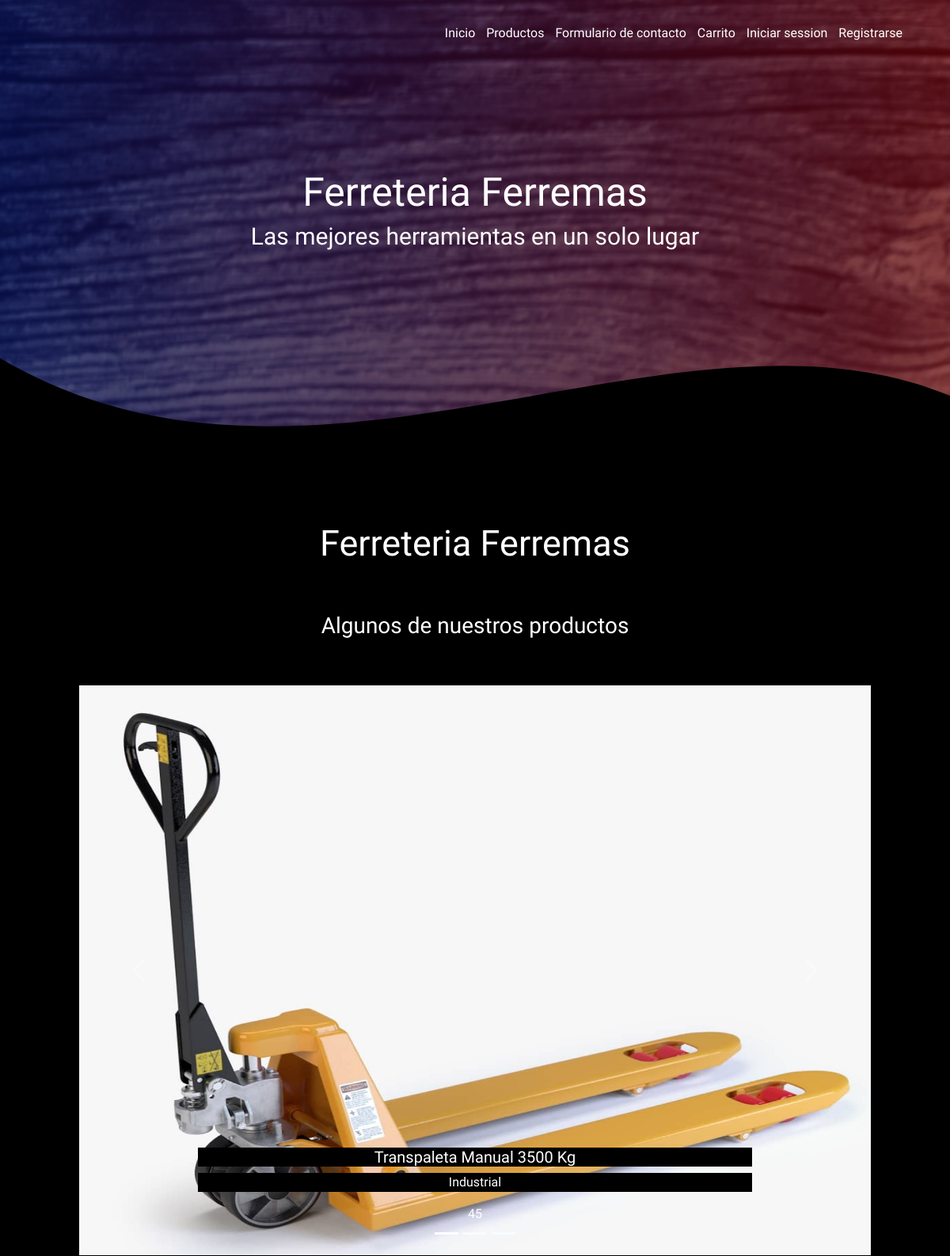
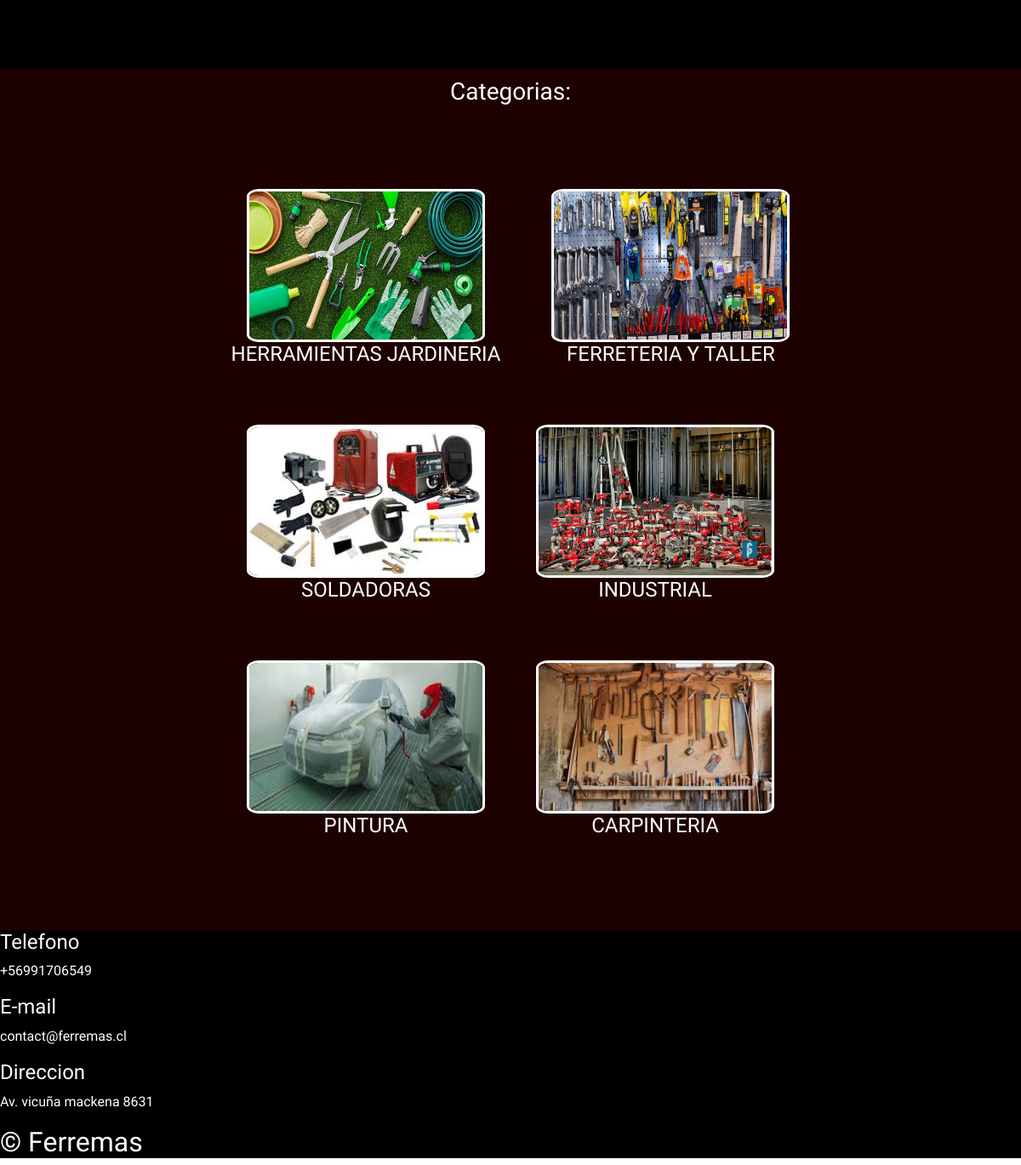
The page / on the database its author committed (2 pictures, top to bottom).
### webSBLS/models.py (models this page shows, shortened)
class Categoria(models.Model):
    nombre=models.CharField(primary_key=True,max_length=45)
    foto = models.ImageField(upload_to='fotos',null=True)

### webSBLS/views.py (the view)
# urls.py: path('', index,name='IND'),
def index(request):
    categorias = Categoria.objects.all()
    contexto={'categorias':categorias}
    trabajos=Trabajo.objects.filter(publicado=True).order_by("idTrabajo").reverse()[:2]
    contexto["trabajos"]=trabajos
    return render(request,"index.html",contexto)

### webSBLS/templates/index.html (shortened to what this page needs)
{% load static %}
<!DOCTYPE html>
<html lang="es">
  <head>
      {% block css %}
      <link rel="stylesheet" href="{% static 'css/estilos.css' %}">
      <link href="{% static 'css/bootstrap.min.css' %}" rel="stylesheet">
      {% endblock css %}
  </head>
  <body>
      <header>
          <nav>
            <a href="{% url 'IND' %}">Inicio</a>
            <a href="{% url 'GALE' %}">Productos</a>
            <a href="{% url 'CONTA' %}">Formulario de contacto</a>
            <a href="{% url 'CARR' %}">Carrito</a>
            {% if user.is_authenticated %}
            <a href="{% url 'ADMT' %}">Administracion</a>
            <a href="{% url 'CERR' %}">Cerrar session</a>
            <a href="">Bienvenido : {{user.first_name}} {{user.last_name}}</a>
            {% else %}
            <a href="{% url 'LOGIN' %}">Iniciar session</a>
            <a href="{% url 'REGCOL' %}">Registrarse</a>
            {% endif %}
          </nav>
          <section class="textos-header">
              <h1>Ferreteria Ferremas</h1>
              <h2>Las mejores herramientas en un solo lugar</h2>
          </section>
          <div class="ola" style="height: 150px; overflow: hidden;" ><svg viewBox="0 0 500 150" preserveAspectRatio="none" style="height: 100%; width: 100%;"><path d="M-1.41,0.52 C163.37,237.34 354.68,-94.22 500.00,49.98 L500.00,150.00 L0.00,150.00 Z" style="stroke: none; fill: #000000;"></path></svg></div>
      </header>
      <main>
          <section class="contenedor principal">
              <h2 class="titulo">Ferreteria Ferremas</h2>
              <h3 class="subtitulo">Algunos de nuestros productos</h3>
              <div style="top: 50px;" id="carouselExampleCaptions" class="carousel slide">
                <div class="carousel-indicators">
                  <button
                    type="button"
                    data-bs-target="#carouselExampleCaptions"
                    data-bs-slide-to="0"
                    class="active"
                    aria-current="true"
                    aria-label="Slide 1"
                  ></button>
                  <button
                    type="button"
                    data-bs-target="#carouselExampleCaptions"
                    data-bs-slide-to="1"
                    aria-label="Slide 2"
                  ></button>
                  <button
                    type="button"
                    data-bs-target="#carouselExampleCaptions"
                    data-bs-slide-to="2"
                    aria-label="Slide 3"
                  ></button>
                </div>
                <div class="carousel-inner">
                  <div class="carousel-item active">
                    <img src="{% static 'img/transpaleta.jpg' %}" style="height: 720px; width: 620px;" class="d-block w-100" alt="..." />
                    <div class="carousel-caption d-none d-md-block">
                      <h5 style="color: white; background-color: black;">Transpaleta Manual 3500 Kg</h5>
                      <p style="color: white; background-color: black;">
                          Industrial
                      </p>45
                    </div>
                  </div>
                </div>
                <button
                  class="carousel-control-prev"
                  type="button"
                  data-bs-target="#carouselExampleCaptions"
                  data-bs-slide="prev"
                >
                  <span class="carousel-control-prev-icon" aria-hidden="true"></span>
                </button>
                <button
                  class="carousel-control-next"
                  type="button"
                  data-bs-target="#carouselExampleCaptions"
                  data-bs-slide="next"
                >
                  <span class="carousel-control-next-icon" aria-hidden="true"></span>
                </button>
              </div>
          </section>
              <br>
              <br>
              <br>
          <section id="formulario" style="padding: 10px;align-items:  center;justify-content: center;flex-direction: column;text-align: center;color: #ffffff;background-color: rgb(29, 0, 0);">
              <h3>
                Categorias:
              </h3>
              <div class="contenedor" style="display: flex;justify-content: center;flex-wrap: wrap;">
                {% for item in categorias %}
                <article style="margin: 30px;">
                    <a href="{% url 'FIL_CAT' item.nombre %}">
                      <img src="{{item.foto.url}}" style="width: 280px;height: 180px;border: solid 3px rgb(255, 255, 255);border-radius: 5%;" alt="" />
                    </a>
                    <h4 >{{item.nombre}}</h4>
                </article>
                {% endfor %}
            </div>
          </section>
      </main>
      <footer>
          <div class="contenedor-footer">
              <div class="content-foot">
                  <h4>Telefono</h4>
                  <p>+56991706549</p>
              </div>
              <div class="content-foot">
                  <h4>E-mail</h4>
                  <p>contact@ferremas.cl</p>
              </div>
              <div class="content-foot">
                  <h4>Direccion
                  </h4>
                  <p>Av. vicuña mackena 8631</p>
              </div>
              <h2 class="titu-final">&copy; Ferremas </h2>
          </div>
      </footer>
  </body>
</html>

### webSBLS/static/css/estilos.css (style rules this page uses)
* { margin: 0; padding: 0; box-sizing: border-box; font-family: 'Acme'; }
body { font-family: 'Acme'; }
main { background: #000000; }
.contenedor { padding: 60px 0; width: 90%; max-width: 1000px; margin: auto; overflow: hidden; text-align: center; }
.titulo { color: #ffffff; font-size: 45px; text-align: center; margin-bottom: 60px; }
.subtitulo { color: #ffffff; text-align: center; }
header { width: 100%; height: 600px; background: #780206; background: -webkit-gradient(to right, hsla(233, 88%, 20%, 0.63), hsla(358, 97%, 24%, 0.616)),url(../img/lambo.jpg); background: linear-gradient(to right, hsla(233, 88%, 20%, 0.63), hsla(358, 97%, 24%, 0.616)),url(../img/lambo.jpg); background-size: cover; background-attachment: fixed; position: relative; }
nav { text-align: right; padding: 30px 50px 0 0; }
nav > a { color: #ffff; font-weight: 300; text-decoration: none; margin-right: 10px; }
header .textos-header { display: flex; height: 430px; width: 100%; align-items: center; justify-content: center; flex-direction: column; text-align: center; }
.textos-header h1 { font-size: 50px; color: #ffff; }
.textos-header h2 { font-size: 30px; font-weight: 300; color: #ffff; }
.ola { position: absolute; bottom: 0; width: 100%; }
footer { background: #000000; color: #ffffff; }

### rows shown on the page
Categoria: foto (picture), nombre "HERRAMIENTAS JARDINERIA"
Categoria: foto (picture), nombre "FERRETERIA Y TALLER"
Categoria: foto (picture), nombre "SOLDADORAS"
Categoria: foto (picture), nombre "INDUSTRIAL"
Categoria: foto (picture), nombre "PINTURA"
Categoria: foto (picture), nombre "CARPINTERIA"
